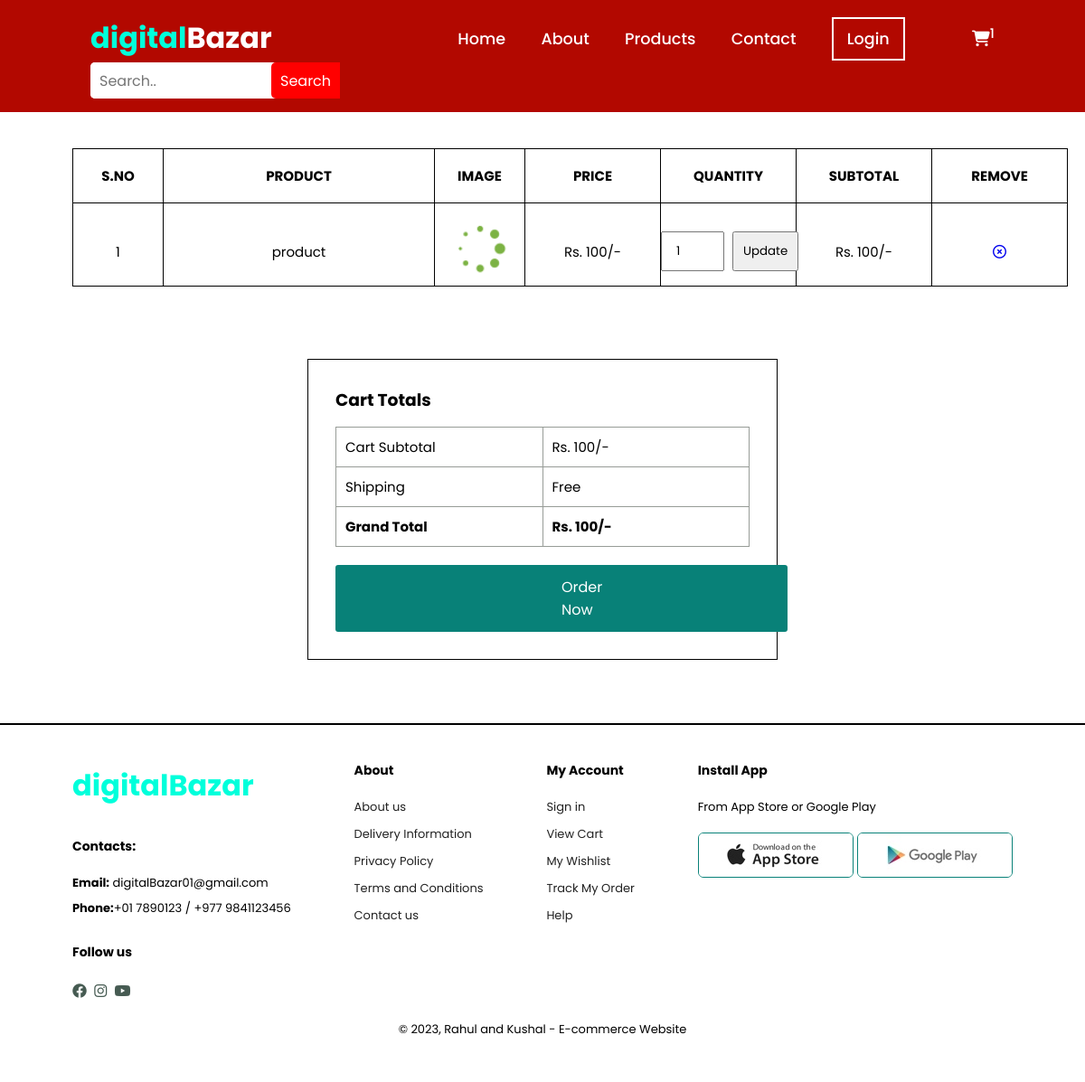
The app's page /cart.php with its own data.
### tables this page shows
CREATE TABLE `cart_details` (
  `product_id` int(11) NOT NULL,
  `name` varchar(100) NOT NULL,
  `price` varchar(100) NOT NULL,
  `image` varchar(100) NOT NULL,
  `quantity` int(20) NOT NULL,
  `ip_address` varchar(100) NOT NULL
);

### cart.php (the view, shortened to what this page needs)
<?php
include "connect.php";
?>
<!DOCTYPE html>
<html lang="en">
<head>
    <link rel="stylesheet" href="https://cdnjs.cloudflare.com/ajax/libs/font-awesome/6.4.0/css/all.min.css" />
    <link rel="stylesheet" href="style.css" />
</head>
<body>
<header class="navbar">
        <div class="nav">
            <h2 class="logo"><span class="span">digital</span>Bazar</h2>
        <nav class="navbar">
          <a href="home.php">Home</a>
          <a href="about.php">About</a>
          <a href="products.php">Products</a>
          <a href="contact.php">Contact</a>
          <?php
          if(!isset($_SESSION['username'])){
            echo "<a href='user/user_login.php' class='loginBtn'>Login</a>";
          }else{
            echo "<a href='user/user_logout.php' class='loginBtn'>Logout</a>";
          }
          ?>
          <?php
          $select_product = mysqli_query($conn,"select * from `cart_details`") or die('query failed');
          $row_count = mysqli_num_rows($select_product);
          ?>
            <label class="cartIcon"><a href="cart.php"><i class="fa-solid fa-cart-shopping"></i><sup><?php echo $row_count ?></sup></a></label>
        </nav>
        <form class="search" action="search_product.php" method="get">
            <input type="search" placeholder="Search.." name="search_data">
            <input class="searc" type="submit" value="Search" name="search_data_product">
        </form>
        </div>
    </header>
    <section class="cart section-p1">
        <table width="100%">
            <?php
            $num = 1;
            $grand_total = 0;
            $select_cart_products = mysqli_query($conn, "select * from `cart_details`");
            if (mysqli_num_rows($select_cart_products) > 0) {
                echo " <thead>
                    <tr>
                        <td>S.No</td>
                        <td>Product</td>
                        <td>Image</td>
                        <td>Price</td>
                        <td>Quantity</td>
                        <td>Subtotal</td>
                        <td>Remove
                    </tr>
                </thead>";
                while ($fetch_cart_products = mysqli_fetch_assoc($select_cart_products)) {
                    ?>
                    <tbody>
                        <tr>
                            <td>
                                <?php echo $num ?>
                            </td>
                            <td>
                                <?php echo $fetch_cart_products['name'] ?>
                            </td>
                            <td><img src="img/products/<?php echo $fetch_cart_products['image'] ?>"></td>
                            <td>Rs.
                                <?php echo number_format($fetch_cart_products['price']) ?>/-
                            </td>
                            <td>
                                <form action="" method="post">
                                    <input type="number" min="1" class="qty"
                                        value="<?php echo $fetch_cart_products['quantity'] ?>" name="update_quantity">
                                    <input class="update" type="submit" value="Update" name="update_product_quantity">
                                </form>
                            </td>
                            <td>Rs.
                                <?php echo $subtotal = number_format($fetch_cart_products['price'] * $fetch_cart_products['quantity']) ?>/-
                            </td>
                            <td><a href="cart.php?remove=<?php echo $fetch_cart_products['product_id'] ?>"
                                    onclick=" return confirm('Are you sure want to delete this item?')"><i
                                        class="fa-regular fa-circle-xmark"></i></a></td>
                        </tr>
                        <?php
                        $grand_total = $grand_total + ($fetch_cart_products['price'] * $fetch_cart_products['quantity']);
                        $num++;
                }
            }
            ?>
            </tbody>
        </table>
    </section>
    <section class="cart-total section-p1">
        <div class="subtotal">
            <h3>Cart Totals</h3>
            <table>
                <tr>
                    <td>Cart Subtotal</td>
                    <td>Rs.
                        <?php echo number_format($grand_total) ?>/-
                    </td>
                </tr>
                <tr>
                    <td>Shipping</td>
                    <td>Free</td>
                </tr>
                <tr>
                    <td><strong>Grand Total</strong></td>
                    <td><strong>Rs.
                            <?php echo number_format($grand_total) ?>/-
                        </strong></td>
                </tr>
            </table>
            <a href="order.php" class="proceedBtn" name="checkout">Order Now</a>
        </div>
    </section>
    <?php
    include "footer.php";
    ?>
</body>
</html>

### style.css (style rules this page uses)
* { margin: 0; padding: 0; box-sizing: border-box; font-family: 'Poppins', sans-serif; }
body { width: 100%; }
h2 { font-size: 46px; line-height: 54px; }
.section-p1 { padding: 40px 80px; }
header { background-color: rgb(178, 8, 0); display: flex; align-items: center; }
header .nav { width: 100%; display: flex; justify-content: space-between; align-items: center; flex-wrap: wrap; padding: 15px 100px; }
.logo { font-size: 2em; color: white; }
.logo span { color: rgb(0, 255, 219); }
.navbar a { position: relative; color: white; font-size: 1.1em; text-decoration: none; font-weight: 500; margin-left: 35px; height: 50px; width: 130px; }
.navbar .loginBtn { border: 2px solid white; padding: 10px 15px; }
.navbar .cartIcon { margin-left: 35px; color: white; cursor: pointer; }
.search { height: 40px; width: 240px; background-color: white; display: flex; border-radius: 5px; }
.search input { height: 100%; width: 200px; border: none; outline: none; padding: 0 10px; color: black; font-size: 16px; border-radius: 5px 0 0 5px; }
.search .searc { color: white; background-color: red; cursor: pointer; }
.cart { overflow-x: auto; }
.cart table { width: 100%; border-collapse: collapse; table-layout: fixed; white-space: nowrap; }
.cart table img { width: 70px; }
.cart table td:nth-child(1) { width: 100px; text-align: center; }
.cart table td:nth-child(3) { width: 100px; text-align: center; }
.cart table td:nth-child(4), .cart table td:nth-child(5), .cart table td:nth-child(6), .cart table td:nth-child(7) { width: 150px; text-align: center; }
.cart table td:nth-child(5) .qty { width: 70px; padding: 10px 5px 10px 15px; }
.cart table thead { border: 1px solid #878d87; }
.cart table thead td { font-weight: 700; text-transform: uppercase; font-size: 15px; padding: 18px 0; }
.cart table tbody tr td { padding-top: 15px; }
.cart table tbody td { font-size: 15px; }
.cart-total { display: flex; justify-content: center; align-items: center; }
.cart-total .subtotal { width: 50%; margin-bottom: 30px; border: 1px solid black; padding: 30px; }
.subtotal h3 { padding-bottom: 15px; }
.subtotal table { border-collapse: collapse; width: 100%; margin-bottom: 20px; }
.subtotal table td { width: 50%; border: 1px solid #979c97; padding: 10px; font-size: 15px; }
.proceedBtn { margin-top: 20px; display: block; background-color: #088178; color: white; padding: 12px 20px; border-radius: 3px; cursor: pointer; }

### cart.php (style rules this page uses)
.cart table tbody td .update { margin-left: 5px; padding: 10px; cursor: pointer; }
.cart table td:nth-child(2) { width: 300px; text-align: center; }
.cart table { border: 1px solid black; }
.cart table td { border: 1px solid black; }
.proceedBtn { text-decoration: none; padding: 12px 250px; }

### records on screen
cart_details: name "product", image (picture), price "100", update_quantity "1"

### other values on screen
$row_count "1"
$grand_total "100"
